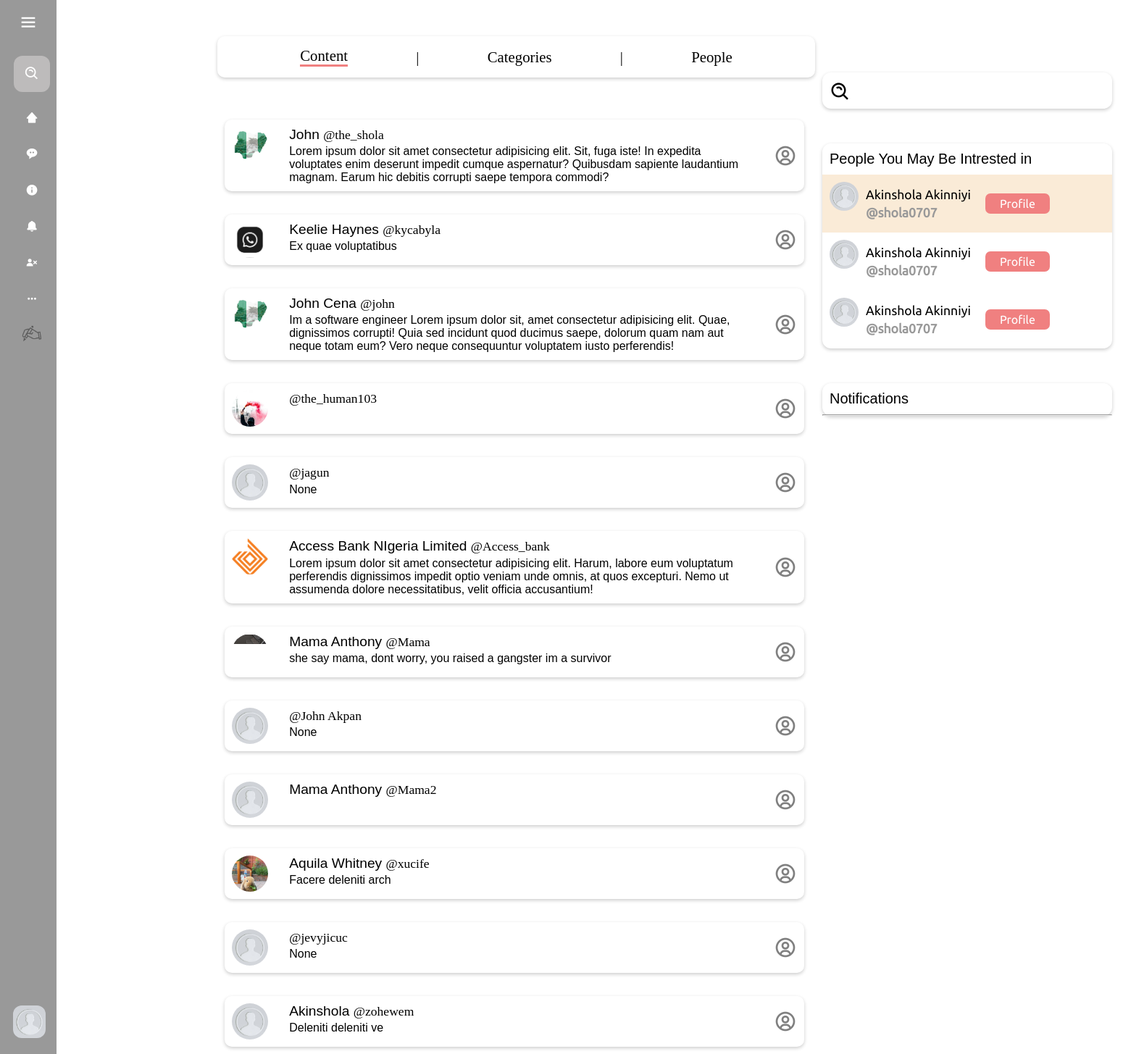
Page /search?q=&type=people (signed in) on the earlier database version.
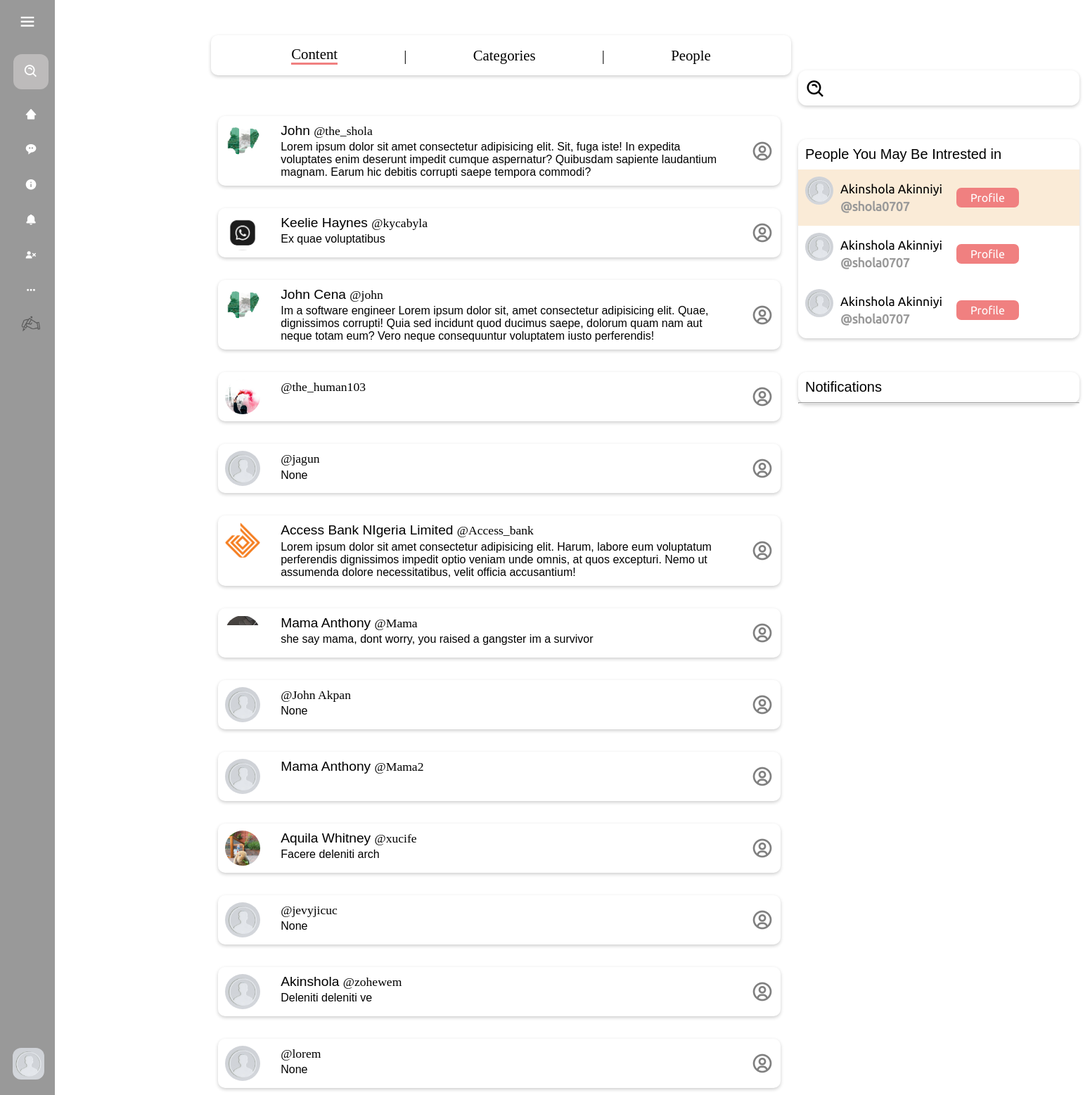
Same page on the later database version.
### blog/models.py (models this page shows, shortened)
class Profile(models.Model):
    user = models.OneToOneField(User, on_delete=models.CASCADE)
    bio = models.TextField(null=True, blank=True)
    dob = models.DateField(null=True, blank=True)
    profile_img =  models.ImageField( upload_to='profile_images', default='default.jpg')
    location = models.CharField(null=True, blank=True, max_length=100)
    website = models.CharField(null=True, blank=True,max_length=100)
    about = models.TextField(null=True, blank=True)
    followers = models.ManyToManyField('self', symmetrical=False, related_name='following')
    userfol = models.ManyToManyField('self', symmetrical=False, related_name='userfollowing')

### blog/views.py (the view)
# urls.py: path("search", views.search, name="search-page")
def search(request):
    q = request.GET.get("q")
    type = request.GET.get("type")
    d_user = User.objects.get(username=request.user)
    c_user_profile = Profile.objects.get(user=d_user)
    post = None
    people = None
    if type == "post":
        post = Post.objects.filter(Q(caption__icontains=q) | Q(topic__icontains=q))
    elif type == "category":
        post = Post.objects.filter(category__category__icontains=q)
    elif type == "people":
        people = Profile.objects.filter(
            Q(user__username__icontains=q) | Q(user__first_name__icontains=q)
        )
    else:
        pass
    context = {
        "post": post,
        "c_user_profile": c_user_profile,
        "searchterm": q,
        "people": people,
        "type": type,  # Pass type to template for UI handling
    }
    return render(request, "SearchPage.html", context)

### templates/Searchpage.html (shortened to what this page needs)
{% extends "base.html" %} {% load static %}
{% block content %}
<div>
  <div style="display: flex; flex-direction: column; gap: 3rem">
    <div
      style="
        display: flex;
        align-items: center;
        justify-content: space-evenly;
        font-size: 1.3rem;
        margin-top: 50px;
        box-shadow: 0 2px 5px 0 rgba(0, 0, 0, 0.2);
        padding: 15px 20px;
        border-radius: 10px;
      "
    >
      <a
        style="
          font-family: barlow;
          text-decoration: none;
          color: black;
          border-bottom: 3px solid lightcoral;
        "
        href="/search?q={{ request.GET.q }}&type=post"
        >Content</a
      >
      <span>|</span>
      <a
        style="font-family: barlow; text-decoration: none; color: black"
        href="/search?q={{ request.GET.q }}&type=category"
        >Categories</a
      >
      <span>|</span>
      <a
        style="font-family: barlow; text-decoration: none; color: black"
        href="/search?q={{ request.GET.q }}&type=people"
        >People</a
      >
    </div>
    <div class="content-showing">
      {% if type == "post" %} {% if post %}
      <div class="categories">{% include 'post_listing.html' %}</div>
      {% else %}
      <div
        style="
          width: 700px;
          margin-left: 40px;
          display: flex;
          align-items: center;
          flex-direction: column;
        "
      >
        <img
          style="width: 400px"
          src="{% static 'img/no-results.png' %}"
          alt="nrf"
        />
        <p
          style="
            font-size: 2.3rem;
            font-family: cursive;
            color: lightcoral;
          "
        >
          No Results Found !
        </p>
        <p style="font-size: 1.3rem; font-family: barlow; padding: 10px">
          We couldnt find the item to are searching for
        </p>
      </div>
      {% endif %} {% elif type == "people" %}
      {% if people %}
      {%include 'peoplesearch.html' %}
      {% endif %} {% endif %}
    </div>
  </div>
</div>
{% endblock %}

### templates/navbar.html (shortened to what this page needs)
{% load static %}
<!DOCTYPE html>
<html lang="en">
  <head>
    <link
      href="https://unpkg.com/boxicons@2.1.4/css/boxicons.min.css"
      rel="stylesheet"
    />
    <link rel="stylesheet" href="{% static 'css/navbar.css' %}" />
  </head>
  <body>
    <nav class="sidebar">
      <div class="logo_content">
        <i class="bx bx-menu" id="btn"></i>
      </div>
      <ul class="nav_list">
        <li>
          <form action="">
            <i class="bx bx-search-alt sbfh"></i>
            <input type="search" placeholder="search..." name="" id="" />
          </form>
        </li>
        <li>
          <a href="/">
            <i class="bx bxs-home-alt-2"></i>
          </a>
        </li>
        <li>
          <a href="">
            <i class="bx bxs-message-rounded-dots"></i>
          </a>
        </li>
        <li>
          <a href="">
            <i class='bx bxs-info-circle' ></i>            <span class="links_name">About us</span>
          </a>
        </li>
        <li>
          <a href="/notification">
            <i class="bx bxs-bell"></i>
          </a>
        </li>
        {% if request.user.is_authenticated %}
        <li>
          <a href="/logout">
            <i class="bx bxs-user-x"></i>
          </a>
        </li>
        {% endif %}
        <li>
          <a href="">
            <i class="bx bx-dots-horizontal-rounded"></i>
          </a>
        </li>
        <li>
          <a href="/post">
            <i
              style="
                display: flex;
                align-items: center;
                justify-content: center;
              "
              ><img
                style="width: 30px"
                src="../static/img/hand_with_pen_50px.png"
                alt=""
            /></i>
          </a>
        </li>
        <div class="profile_content">
          <div class="profile">
            <a
              href="/profile/{{request.user.username}}"
              class="profile_details"
            >
              {% if request.user.is_authenticated %}
              <img src="{{ c_user_profile.profile_img.url }}" alt="" />
              {% endif %}
            </a>
          </div>
        </div>
      </ul>
    </nav>
  </body>
</html>

### templates/peoplesearch.html (shortened to what this page needs)
{% load static %}
<head>
    <link
      href="https://unpkg.com/boxicons@2.1.4/css/boxicons.min.css"
      rel="stylesheet"
    />
    <link rel="stylesheet" href="{% static 'css/peoplesearch.css' %}" />
</head>
<body>
    <div style="padding: 10px; display: flex; flex-direction: column; gap: 2rem;">
        {% for p in people%}
        <a class="persontag" href="/profile/{{p.user.username}}">
            <div class="main imgdivperson">
                <img src="{{p.profile_img.url}}" alt="">
            </div>
            <div class="main ctp">
                <div>
                    <span style="font-size: 1.2rem; font-weight: 500;"> {{p.user.first_name}} </span>  <span style="font-family: barlow; font-size: 1.1rem;">@{{p.user.username}}</span>
                </div>
                <div>
                    {{p.bio}}</div>
            </div>
            <div class="main btnsectperson">
                <i class='bx bx-user-circle'></i>
            </div>
        </a>
        {% endfor %}
   </div>
</body>

Differences in the rows shown:
added Profile: profile_img (placeholder picture), user.username "lorem", bio "None"
